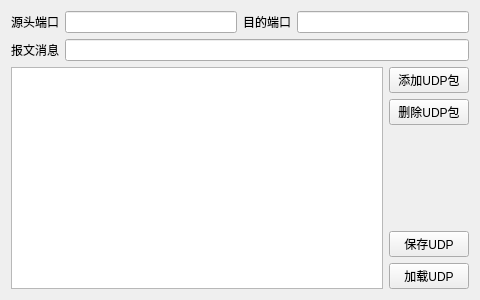
<?xml version="1.0" encoding="UTF-8"?>
<ui version="4.0">
 <class>Widget</class>
 <widget class="QWidget" name="Widget">
  <property name="geometry">
   <rect>
    <x>0</x>
    <y>0</y>
    <width>480</width>
    <height>300</height>
   </rect>
  </property>
  <property name="windowTitle">
   <string>Widget</string>
  </property>
  <layout class="QVBoxLayout" name="verticalLayout_2">
   <item>
    <layout class="QHBoxLayout" name="horizontalLayout">
     <item>
      <widget class="QLabel" name="label">
       <property name="text">
        <string>源头端口</string>
       </property>
      </widget>
     </item>
     <item>
      <widget class="QLineEdit" name="lineEditSrcPort"/>
     </item>
     <item>
      <widget class="QLabel" name="label_2">
       <property name="text">
        <string>目的端口</string>
       </property>
      </widget>
     </item>
     <item>
      <widget class="QLineEdit" name="lineEditDstPort"/>
     </item>
    </layout>
   </item>
   <item>
    <layout class="QHBoxLayout" name="horizontalLayout_2">
     <item>
      <widget class="QLabel" name="label_3">
       <property name="text">
        <string>报文消息</string>
       </property>
      </widget>
     </item>
     <item>
      <widget class="QLineEdit" name="lineEditMsg"/>
     </item>
    </layout>
   </item>
   <item>
    <layout class="QHBoxLayout" name="horizontalLayout_3">
     <item>
      <widget class="QListWidget" name="listWidget"/>
     </item>
     <item>
      <layout class="QVBoxLayout" name="verticalLayout">
       <item>
        <widget class="QPushButton" name="pushButtonAddUDP">
         <property name="text">
          <string>添加UDP包</string>
         </property>
        </widget>
       </item>
       <item>
        <widget class="QPushButton" name="pushButtonDelUDP">
         <property name="text">
          <string>删除UDP包</string>
         </property>
        </widget>
       </item>
       <item>
        <spacer name="verticalSpacer">
         <property name="orientation">
          <enum>Qt::Vertical</enum>
         </property>
         <property name="sizeHint" stdset="0">
          <size>
           <width>20</width>
           <height>40</height>
          </size>
         </property>
        </spacer>
       </item>
       <item>
        <widget class="QPushButton" name="pushButtonSave">
         <property name="text">
          <string>保存UDP</string>
         </property>
        </widget>
       </item>
       <item>
        <widget class="QPushButton" name="pushButtonLoad">
         <property name="text">
          <string>加载UDP</string>
         </property>
        </widget>
       </item>
      </layout>
     </item>
    </layout>
   </item>
  </layout>
 </widget>
 <layoutdefault spacing="6" margin="11"/>
 <resources/>
 <connections/>
</ui>
